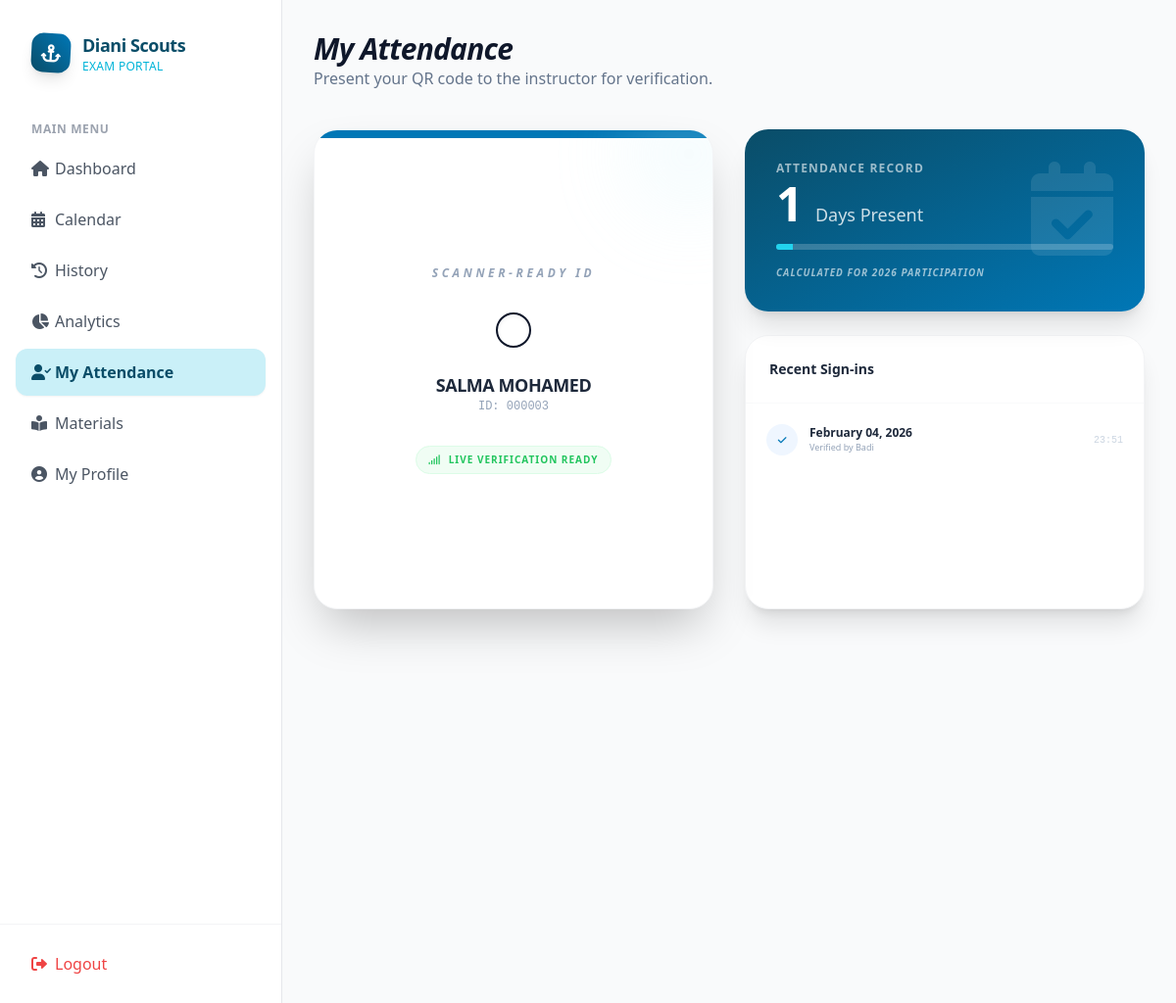
Page /student/attendance.php (signed in) on the committed database.
### tables this page shows
CREATE TABLE `attendance` (
  `id` int(11) NOT NULL AUTO_INCREMENT,
  `student_id` int(11) NOT NULL,
  `instructor_id` int(11) NOT NULL,
  `event_id` int(11) DEFAULT NULL,
  `attendance_date` date NOT NULL,
  `status` enum('present','absent','late') DEFAULT 'present',
  `created_at` timestamp NULL DEFAULT current_timestamp(),
  PRIMARY KEY (`id`),
  UNIQUE KEY `uq_student_event_date` (`student_id`,`attendance_date`,`event_id`),
  KEY `instructor_id` (`instructor_id`),
  CONSTRAINT `attendance_ibfk_1` FOREIGN KEY (`student_id`) REFERENCES `users` (`id`) ON DELETE CASCADE,
  CONSTRAINT `attendance_ibfk_2` FOREIGN KEY (`instructor_id`) REFERENCES `users` (`id`) ON DELETE CASCADE
);

CREATE TABLE `users` (
  `id` int(11) NOT NULL AUTO_INCREMENT,
  `name` varchar(100) NOT NULL,
  `email` varchar(100) NOT NULL,
  `password` varchar(255) NOT NULL,
  `role` enum('student','instructor','admin') DEFAULT 'student',
  `created_at` timestamp NULL DEFAULT current_timestamp(),
  `school` varchar(255) DEFAULT NULL,
  `troop_id` varchar(50) DEFAULT NULL,
  `profile_image` varchar(255) DEFAULT 'assets/images/default_avatar.png',
  `status` enum('active','inactive') DEFAULT 'active',
  PRIMARY KEY (`id`),
  UNIQUE KEY `email` (`email`)
);

### student/attendance.php (the view, shortened to what this page needs)
<?php
include_once '../config/db.php';
$database = new PDO("mysql:host=$host;dbname=$db_name", $username, $password);
$student_id = $_SESSION['user_id'];
$stmt = $database->prepare("SELECT COUNT(*) as total_present FROM attendance WHERE student_id = :sid AND status = 'present'");
$stmt->execute([':sid' => $student_id]);
$total_present = $stmt->fetch(PDO::FETCH_ASSOC)['total_present'];
$stmt = $database->prepare("SELECT a.*, u.name as instructor_name FROM attendance a JOIN users u ON a.instructor_id = u.id WHERE a.student_id = :sid ORDER BY a.attendance_date DESC LIMIT 10");
$stmt->execute([':sid' => $student_id]);
$logs = $stmt->fetchAll(PDO::FETCH_ASSOC);
?>
<?php include_once '../includes/header.php'; ?>
<div class="flex flex-col md:flex-row flex-1 bg-gray-50 h-screen overflow-hidden text-gray-800 font-sans">
    <?php include_once '../includes/sidebar.php'; ?>
    <main class="flex-1 overflow-y-auto p-4 md:p-8">
        <div class="max-w-4xl mx-auto">
            <div class="mb-10 text-center md:text-left">
                <h1 class="text-3xl font-black text-slate-900 tracking-tight italic">My Attendance</h1>
                <p class="text-slate-500 font-medium">Present your QR code to the instructor for verification.</p>
            </div>
            <div class="grid grid-cols-1 lg:grid-cols-2 gap-8 mb-12">
                <div
                    class="bg-white rounded-3xl p-8 border border-gray-100 shadow-2xl flex flex-col items-center justify-center relative overflow-hidden group">
                    <div class="absolute top-0 left-0 w-full h-2 bg-brand-blue"></div>
                    <div
                        class="absolute -top-10 -right-10 w-32 h-32 bg-brand-pale rounded-full opacity-20 blur-2xl group-hover:scale-150 transition-transform">
                    </div>
                    <h3 class="text-xs font-black uppercase tracking-[0.3em] text-slate-400 mb-8 italic">Scanner-Ready
                        ID</h3>
                    <div class="p-4 bg-white rounded-3xl shadow-inner border-2 border-slate-900 mb-6">
                    </div>
                    <div class="text-center">
                        <p class="text-lg font-black text-slate-800 uppercase tracking-tight">
                            <?php echo htmlspecialchars($_SESSION['name']); ?>
                        </p>
                        <p class="text-xs font-mono text-slate-400">ID:
                            <?php echo str_pad($student_id, 6, '0', STR_PAD_LEFT); ?>
                        </p>
                    </div>
                    <div
                        class="mt-8 flex items-center gap-2 text-[10px] font-bold text-green-500 bg-green-50 px-3 py-1.5 rounded-full uppercase tracking-widest border border-green-100">
                        <i class="fas fa-signal animate-pulse"></i> Live Verification Ready
                    </div>
                </div>
                <div class="space-y-6">
                    <div
                        class="bg-gradient-to-br from-brand-dark to-brand-blue rounded-3xl p-8 text-white shadow-xl relative overflow-hidden">
                        <div class="absolute top-0 right-0 p-8 opacity-10 text-8xl">
                            <i class="fas fa-calendar-check"></i>
                        </div>
                        <div class="relative z-10">
                            <p class="text-xs font-bold uppercase tracking-widest opacity-60 mb-1">Attendance Record</p>
                            <h2 class="text-5xl font-black mb-4">
                                <?php echo $total_present; ?> <span class="text-lg font-medium opacity-80">Days
                                    Present</span>
                            </h2>
                            <div class="h-1.5 bg-white/20 rounded-full w-full overflow-hidden">
                                <div class="h-full bg-cyan-400"
                                    style="width: <?php echo min(100, $total_present * 5); ?>%"></div>
                            </div>
                            <p class="text-[10px] mt-4 opacity-60 uppercase font-black italic tracking-widest">
                                Calculated for 2026 Participation</p>
                        </div>
                    </div>
                    <div
                        class="bg-white rounded-3xl border border-gray-100 shadow-xl overflow-hidden flex flex-col h-[280px]">
                        <div class="p-6 border-b border-gray-50">
                            <h3 class="font-bold text-slate-800 text-sm">Recent Sign-ins</h3>
                        </div>
                        <div class="overflow-y-auto flex-1 p-2">
                            <?php if (empty($logs)): ?>
                                <div
                                    class="h-full flex flex-col items-center justify-center text-slate-300 opacity-50 p-8 text-center">
                                    <i class="fas fa-history text-3xl mb-2"></i>
                                    <p class="text-[10px] uppercase font-black tracking-widest leading-tight">No attendance
                                        records<br>found for this year</p>
                                </div>
                            <?php else: ?>
                                <?php foreach ($logs as $log): ?>
                                    <div
                                        class="flex items-center justify-between p-3 hover:bg-slate-50 rounded-2xl transition border border-transparent hover:border-slate-50">
                                        <div class="flex items-center gap-3">
                                            <div
                                                class="w-8 h-8 rounded-full bg-blue-50 text-brand-blue flex items-center justify-center text-[10px] font-black">
                                                <i class="fas fa-check"></i>
                                            </div>
                                            <div>
                                                <p class="text-xs font-bold text-slate-800">
                                                    <?php echo date('F d, Y', strtotime($log['attendance_date'])); ?>
                                                </p>
                                                <p class="text-[9px] text-slate-400">Verified by
                                                    <?php echo htmlspecialchars($log['instructor_name']); ?>
                                                </p>
                                            </div>
                                        </div>
                                        <span class="text-[10px] font-mono text-slate-300">
                                            <?php echo date('H:i', strtotime($log['created_at'])); ?>
                                        </span>
                                    </div>
                                <?php endforeach; ?>
                            <?php endif; ?>
                        </div>
                    </div>
                </div>
            </div>
        </div>
    </main>
</div>
<?php include_once '../includes/footer.php'; ?>

### assets/css/style.css (style rules this page uses)
body { font-family: 'Inter', sans-serif; }

### rows in the picture
attendance: attendance_date "February 04, 2026", instructor.name "Badi", created_at "23:51"

### other values in the picture
$_SESSION['name'] "SALMA MOHAMED"
str_pad($student_id, 6, '0', STR_PAD_LEFT) "000003"
$total_present "1"
